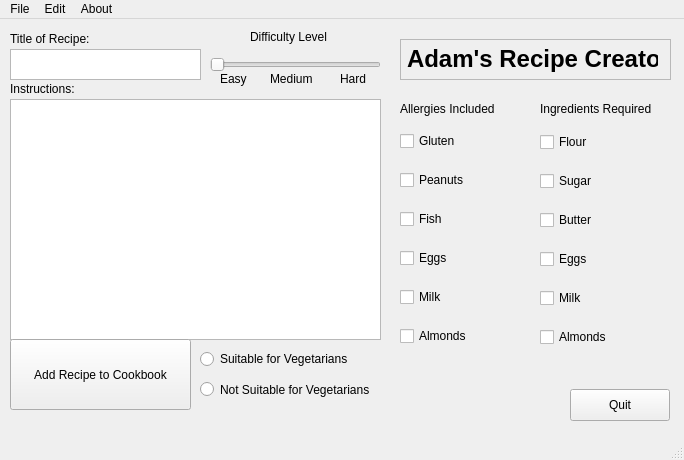
<?xml version="1.0" encoding="UTF-8"?>
<ui version="4.0">
 <class>MainWindow</class>
 <widget class="QMainWindow" name="MainWindow">
  <property name="geometry">
   <rect>
    <x>0</x>
    <y>0</y>
    <width>684</width>
    <height>460</height>
   </rect>
  </property>
  <property name="windowTitle">
   <string>MainWindow</string>
  </property>
  <widget class="QWidget" name="centralwidget">
   <widget class="QTextEdit" name="textEdit">
    <property name="geometry">
     <rect>
      <x>10</x>
      <y>80</y>
      <width>371</width>
      <height>241</height>
     </rect>
    </property>
    <property name="html">
     <string>&lt;!DOCTYPE HTML PUBLIC &quot;-//W3C//DTD HTML 4.0//EN&quot; &quot;http://www.w3.org/TR/REC-html40/strict.dtd&quot;&gt;
&lt;html&gt;&lt;head&gt;&lt;meta name=&quot;qrichtext&quot; content=&quot;1&quot; /&gt;&lt;meta charset=&quot;utf-8&quot; /&gt;&lt;style type=&quot;text/css&quot;&gt;
p, li { white-space: pre-wrap; }
hr { height: 1px; border-width: 0; }
li.unchecked::marker { content: &quot;\2610&quot;; }
li.checked::marker { content: &quot;\2612&quot;; }
&lt;/style&gt;&lt;/head&gt;&lt;body style=&quot; font-family:'.AppleSystemUIFont'; font-size:13pt; font-weight:400; font-style:normal;&quot;&gt;
&lt;p style=&quot;-qt-paragraph-type:empty; margin-top:0px; margin-bottom:0px; margin-left:0px; margin-right:0px; -qt-block-indent:0; text-indent:0px;&quot;&gt;&lt;br /&gt;&lt;/p&gt;&lt;/body&gt;&lt;/html&gt;</string>
    </property>
   </widget>
   <widget class="QTextEdit" name="textEdit_2">
    <property name="geometry">
     <rect>
      <x>10</x>
      <y>30</y>
      <width>191</width>
      <height>31</height>
     </rect>
    </property>
    <property name="html">
     <string>&lt;!DOCTYPE HTML PUBLIC &quot;-//W3C//DTD HTML 4.0//EN&quot; &quot;http://www.w3.org/TR/REC-html40/strict.dtd&quot;&gt;
&lt;html&gt;&lt;head&gt;&lt;meta name=&quot;qrichtext&quot; content=&quot;1&quot; /&gt;&lt;meta charset=&quot;utf-8&quot; /&gt;&lt;style type=&quot;text/css&quot;&gt;
p, li { white-space: pre-wrap; }
hr { height: 1px; border-width: 0; }
li.unchecked::marker { content: &quot;\2610&quot;; }
li.checked::marker { content: &quot;\2612&quot;; }
&lt;/style&gt;&lt;/head&gt;&lt;body style=&quot; font-family:'.AppleSystemUIFont'; font-size:13pt; font-weight:400; font-style:normal;&quot;&gt;
&lt;p style=&quot;-qt-paragraph-type:empty; margin-top:0px; margin-bottom:0px; margin-left:0px; margin-right:0px; -qt-block-indent:0; text-indent:0px;&quot;&gt;&lt;br /&gt;&lt;/p&gt;&lt;/body&gt;&lt;/html&gt;</string>
    </property>
   </widget>
   <widget class="QLabel" name="label">
    <property name="geometry">
     <rect>
      <x>10</x>
      <y>10</y>
      <width>101</width>
      <height>20</height>
     </rect>
    </property>
    <property name="text">
     <string>Title of Recipe:</string>
    </property>
   </widget>
   <widget class="QRadioButton" name="radioButton">
    <property name="geometry">
     <rect>
      <x>200</x>
      <y>330</y>
      <width>191</width>
      <height>20</height>
     </rect>
    </property>
    <property name="text">
     <string>Suitable for Vegetarians</string>
    </property>
   </widget>
   <widget class="QPushButton" name="pushButton">
    <property name="geometry">
     <rect>
      <x>10</x>
      <y>320</y>
      <width>181</width>
      <height>71</height>
     </rect>
    </property>
    <property name="text">
     <string>Add Recipe to Cookbook</string>
    </property>
   </widget>
   <widget class="QLabel" name="label_2">
    <property name="geometry">
     <rect>
      <x>10</x>
      <y>60</y>
      <width>91</width>
      <height>20</height>
     </rect>
    </property>
    <property name="text">
     <string>Instructions:</string>
    </property>
   </widget>
   <widget class="QWidget" name="gridLayoutWidget_2">
    <property name="geometry">
     <rect>
      <x>400</x>
      <y>99</y>
      <width>121</width>
      <height>241</height>
     </rect>
    </property>
    <layout class="QGridLayout" name="gridLayout_3">
     <item row="0" column="0">
      <widget class="QCheckBox" name="checkBox_1">
       <property name="text">
        <string>Gluten</string>
       </property>
      </widget>
     </item>
     <item row="2" column="0">
      <widget class="QCheckBox" name="checkBox_3">
       <property name="text">
        <string>Fish</string>
       </property>
      </widget>
     </item>
     <item row="3" column="0">
      <widget class="QCheckBox" name="checkBox_4">
       <property name="text">
        <string>Eggs</string>
       </property>
      </widget>
     </item>
     <item row="4" column="0">
      <widget class="QCheckBox" name="checkBox_5">
       <property name="text">
        <string>Milk</string>
       </property>
      </widget>
     </item>
     <item row="5" column="0">
      <widget class="QCheckBox" name="checkBox_6">
       <property name="text">
        <string>Almonds</string>
       </property>
      </widget>
     </item>
     <item row="1" column="0">
      <widget class="QCheckBox" name="checkBox_2">
       <property name="text">
        <string>Peanuts</string>
       </property>
      </widget>
     </item>
    </layout>
   </widget>
   <widget class="QLabel" name="label_3">
    <property name="geometry">
     <rect>
      <x>400</x>
      <y>80</y>
      <width>111</width>
      <height>20</height>
     </rect>
    </property>
    <property name="text">
     <string>Allergies Included</string>
    </property>
   </widget>
   <widget class="QLabel" name="label_4">
    <property name="geometry">
     <rect>
      <x>540</x>
      <y>80</y>
      <width>131</width>
      <height>20</height>
     </rect>
    </property>
    <property name="text">
     <string>Ingredients Required</string>
    </property>
   </widget>
   <widget class="QLabel" name="label_6">
    <property name="geometry">
     <rect>
      <x>220</x>
      <y>50</y>
      <width>31</width>
      <height>20</height>
     </rect>
    </property>
    <property name="text">
     <string>Easy</string>
    </property>
   </widget>
   <widget class="QLabel" name="label_7">
    <property name="geometry">
     <rect>
      <x>270</x>
      <y>50</y>
      <width>51</width>
      <height>20</height>
     </rect>
    </property>
    <property name="text">
     <string>Medium</string>
    </property>
   </widget>
   <widget class="QLabel" name="label_8">
    <property name="geometry">
     <rect>
      <x>340</x>
      <y>50</y>
      <width>31</width>
      <height>20</height>
     </rect>
    </property>
    <property name="text">
     <string>Hard</string>
    </property>
   </widget>
   <widget class="QWidget" name="gridLayoutWidget_3">
    <property name="geometry">
     <rect>
      <x>540</x>
      <y>100</y>
      <width>131</width>
      <height>241</height>
     </rect>
    </property>
    <layout class="QGridLayout" name="gridLayout_4">
     <item row="1" column="0">
      <widget class="QCheckBox" name="checkBox_8">
       <property name="text">
        <string>Sugar</string>
       </property>
      </widget>
     </item>
     <item row="4" column="0">
      <widget class="QCheckBox" name="checkBox_11">
       <property name="text">
        <string>Milk</string>
       </property>
      </widget>
     </item>
     <item row="2" column="0">
      <widget class="QCheckBox" name="checkBox_9">
       <property name="text">
        <string>Butter</string>
       </property>
      </widget>
     </item>
     <item row="5" column="0">
      <widget class="QCheckBox" name="checkBox_12">
       <property name="text">
        <string>Almonds</string>
       </property>
      </widget>
     </item>
     <item row="3" column="0">
      <widget class="QCheckBox" name="checkBox_10">
       <property name="text">
        <string>Eggs</string>
       </property>
      </widget>
     </item>
     <item row="0" column="0">
      <widget class="QCheckBox" name="checkBox_7">
       <property name="text">
        <string>Flour</string>
       </property>
      </widget>
     </item>
    </layout>
   </widget>
   <widget class="QFrame" name="frame">
    <property name="geometry">
     <rect>
      <x>400</x>
      <y>20</y>
      <width>271</width>
      <height>41</height>
     </rect>
    </property>
    <property name="frameShape">
     <enum>QFrame::StyledPanel</enum>
    </property>
    <property name="frameShadow">
     <enum>QFrame::Raised</enum>
    </property>
    <widget class="QLabel" name="label_9">
     <property name="geometry">
      <rect>
       <x>7</x>
       <y>5</y>
       <width>251</width>
       <height>31</height>
      </rect>
     </property>
     <property name="text">
      <string>&lt;html&gt;&lt;head/&gt;&lt;body&gt;&lt;p align=&quot;center&quot;&gt;&lt;span style=&quot; font-size:18pt; font-weight:700; color:#000000;&quot;&gt;Adam's Recipe Creator&lt;/span&gt;&lt;/p&gt;&lt;/body&gt;&lt;/html&gt;</string>
     </property>
    </widget>
   </widget>
   <widget class="QRadioButton" name="radioButton_2">
    <property name="geometry">
     <rect>
      <x>200</x>
      <y>360</y>
      <width>191</width>
      <height>21</height>
     </rect>
    </property>
    <property name="text">
     <string>Not Suitable for Vegetarians</string>
    </property>
   </widget>
   <widget class="QWidget" name="verticalLayoutWidget">
    <property name="geometry">
     <rect>
      <x>210</x>
      <y>30</y>
      <width>171</width>
      <height>31</height>
     </rect>
    </property>
    <layout class="QVBoxLayout" name="verticalLayout">
     <item>
      <widget class="QSlider" name="horizontalSlider">
       <property name="maximum">
        <number>2</number>
       </property>
       <property name="pageStep">
        <number>1</number>
       </property>
       <property name="orientation">
        <enum>Qt::Horizontal</enum>
       </property>
      </widget>
     </item>
    </layout>
   </widget>
   <widget class="QLabel" name="label_5">
    <property name="geometry">
     <rect>
      <x>250</x>
      <y>10</y>
      <width>91</width>
      <height>16</height>
     </rect>
    </property>
    <property name="text">
     <string>Difficulty Level</string>
    </property>
   </widget>
   <widget class="QPushButton" name="pushButton_2">
    <property name="geometry">
     <rect>
      <x>570</x>
      <y>370</y>
      <width>100</width>
      <height>32</height>
     </rect>
    </property>
    <property name="text">
     <string>Quit</string>
    </property>
   </widget>
  </widget>
  <widget class="QMenuBar" name="menubar">
   <property name="geometry">
    <rect>
     <x>0</x>
     <y>0</y>
     <width>684</width>
     <height>22</height>
    </rect>
   </property>
   <widget class="QMenu" name="menuFile">
    <property name="title">
     <string>File</string>
    </property>
   </widget>
   <widget class="QMenu" name="menuEdit">
    <property name="title">
     <string>Edit</string>
    </property>
   </widget>
   <widget class="QMenu" name="menuAbout">
    <property name="title">
     <string>About</string>
    </property>
   </widget>
   <addaction name="menuFile"/>
   <addaction name="menuEdit"/>
   <addaction name="menuAbout"/>
  </widget>
  <widget class="QStatusBar" name="statusbar"/>
 </widget>
 <resources/>
 <connections/>
</ui>
